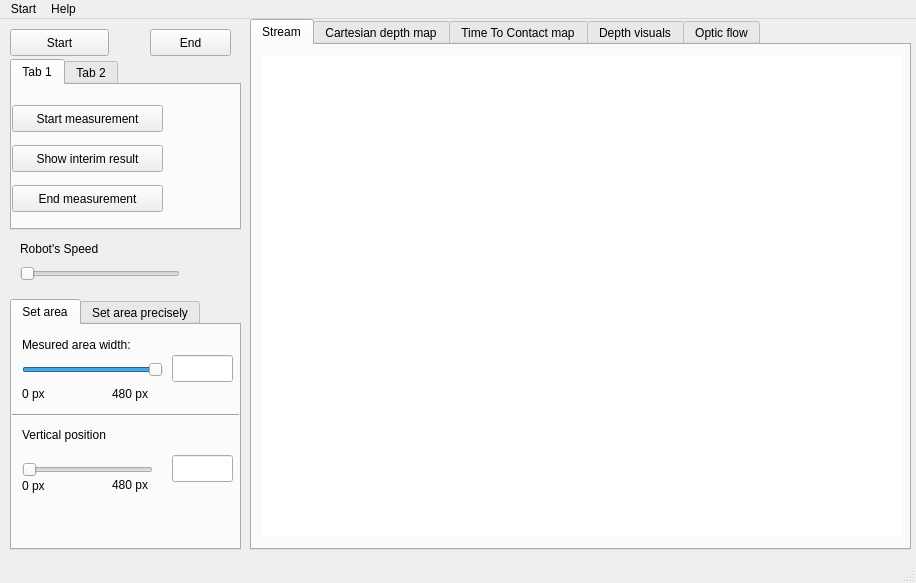
<?xml version="1.0" encoding="UTF-8"?>
<ui version="4.0">
 <class>MainWindow</class>
 <widget class="QMainWindow" name="MainWindow">
  <property name="geometry">
   <rect>
    <x>0</x>
    <y>0</y>
    <width>916</width>
    <height>583</height>
   </rect>
  </property>
  <property name="windowTitle">
   <string>MainWindow</string>
  </property>
  <widget class="QWidget" name="centralwidget">
   <widget class="QPushButton" name="pushButton">
    <property name="geometry">
     <rect>
      <x>10</x>
      <y>10</y>
      <width>99</width>
      <height>27</height>
     </rect>
    </property>
    <property name="text">
     <string>Start</string>
    </property>
   </widget>
   <widget class="QSlider" name="horizontalSlider">
    <property name="geometry">
     <rect>
      <x>20</x>
      <y>240</y>
      <width>160</width>
      <height>29</height>
     </rect>
    </property>
    <property name="maximum">
     <number>100</number>
    </property>
    <property name="singleStep">
     <number>25</number>
    </property>
    <property name="orientation">
     <enum>Qt::Horizontal</enum>
    </property>
   </widget>
   <widget class="QLabel" name="label">
    <property name="geometry">
     <rect>
      <x>20</x>
      <y>220</y>
      <width>101</width>
      <height>20</height>
     </rect>
    </property>
    <property name="text">
     <string>Robot's Speed</string>
    </property>
   </widget>
   <widget class="QTabWidget" name="tabWidget">
    <property name="geometry">
     <rect>
      <x>250</x>
      <y>0</y>
      <width>661</width>
      <height>531</height>
     </rect>
    </property>
    <property name="currentIndex">
     <number>0</number>
    </property>
    <widget class="QWidget" name="tab_4">
     <attribute name="title">
      <string>Stream</string>
     </attribute>
     <widget class="QLabel" name="label_7">
      <property name="geometry">
       <rect>
        <x>10</x>
        <y>10</y>
        <width>640</width>
        <height>480</height>
       </rect>
      </property>
      <property name="styleSheet">
       <string notr="true">background-color: rgb(255, 255, 255);</string>
      </property>
      <property name="text">
       <string/>
      </property>
     </widget>
    </widget>
    <widget class="QWidget" name="tab">
     <attribute name="title">
      <string>Cartesian depth map</string>
     </attribute>
     <widget class="QLabel" name="label_4">
      <property name="geometry">
       <rect>
        <x>10</x>
        <y>10</y>
        <width>640</width>
        <height>480</height>
       </rect>
      </property>
      <property name="styleSheet">
       <string notr="true">background-color: rgb(255, 255, 255);</string>
      </property>
      <property name="text">
       <string/>
      </property>
     </widget>
    </widget>
    <widget class="QWidget" name="tab_5">
     <attribute name="title">
      <string>Time To Contact map</string>
     </attribute>
     <widget class="QLabel" name="label_9">
      <property name="geometry">
       <rect>
        <x>10</x>
        <y>10</y>
        <width>640</width>
        <height>480</height>
       </rect>
      </property>
      <property name="styleSheet">
       <string notr="true">background-color: rgb(255, 255, 255);</string>
      </property>
      <property name="text">
       <string/>
      </property>
     </widget>
    </widget>
    <widget class="QWidget" name="tab_2">
     <attribute name="title">
      <string>Depth visuals</string>
     </attribute>
     <widget class="QLabel" name="label_5">
      <property name="geometry">
       <rect>
        <x>10</x>
        <y>10</y>
        <width>640</width>
        <height>480</height>
       </rect>
      </property>
      <property name="styleSheet">
       <string notr="true">background-color: rgb(255, 255, 255);</string>
      </property>
      <property name="text">
       <string/>
      </property>
     </widget>
    </widget>
    <widget class="QWidget" name="tab_3">
     <attribute name="title">
      <string>Optic flow</string>
     </attribute>
     <widget class="QLabel" name="label_6">
      <property name="geometry">
       <rect>
        <x>10</x>
        <y>10</y>
        <width>640</width>
        <height>480</height>
       </rect>
      </property>
      <property name="styleSheet">
       <string notr="true">background-color: rgb(255, 255, 255);</string>
      </property>
      <property name="text">
       <string/>
      </property>
     </widget>
    </widget>
   </widget>
   <widget class="QTabWidget" name="tabWidget_2">
    <property name="geometry">
     <rect>
      <x>10</x>
      <y>280</y>
      <width>231</width>
      <height>251</height>
     </rect>
    </property>
    <property name="currentIndex">
     <number>0</number>
    </property>
    <widget class="QWidget" name="tab_6">
     <attribute name="title">
      <string>Set area</string>
     </attribute>
     <widget class="QLabel" name="label_11">
      <property name="geometry">
       <rect>
        <x>10</x>
        <y>10</y>
        <width>141</width>
        <height>20</height>
       </rect>
      </property>
      <property name="text">
       <string>Mesured area width:</string>
      </property>
     </widget>
     <widget class="QSlider" name="mesuredWidthSlider">
      <property name="geometry">
       <rect>
        <x>10</x>
        <y>30</y>
        <width>141</width>
        <height>29</height>
       </rect>
      </property>
      <property name="maximum">
       <number>480</number>
      </property>
      <property name="pageStep">
       <number>40</number>
      </property>
      <property name="sliderPosition">
       <number>480</number>
      </property>
      <property name="orientation">
       <enum>Qt::Horizontal</enum>
      </property>
     </widget>
     <widget class="QLabel" name="label_13">
      <property name="geometry">
       <rect>
        <x>10</x>
        <y>60</y>
        <width>31</width>
        <height>17</height>
       </rect>
      </property>
      <property name="text">
       <string>0 px</string>
      </property>
     </widget>
     <widget class="QLabel" name="label_12">
      <property name="geometry">
       <rect>
        <x>100</x>
        <y>60</y>
        <width>51</width>
        <height>17</height>
       </rect>
      </property>
      <property name="text">
       <string>480 px</string>
      </property>
     </widget>
     <widget class="QSlider" name="horizontalSlider_2">
      <property name="geometry">
       <rect>
        <x>10</x>
        <y>130</y>
        <width>131</width>
        <height>29</height>
       </rect>
      </property>
      <property name="minimum">
       <number>0</number>
      </property>
      <property name="maximum">
       <number>480</number>
      </property>
      <property name="orientation">
       <enum>Qt::Horizontal</enum>
      </property>
     </widget>
     <widget class="QLabel" name="label_14">
      <property name="geometry">
       <rect>
        <x>10</x>
        <y>100</y>
        <width>141</width>
        <height>20</height>
       </rect>
      </property>
      <property name="text">
       <string>Vertical position</string>
      </property>
     </widget>
     <widget class="Line" name="line">
      <property name="geometry">
       <rect>
        <x>0</x>
        <y>80</y>
        <width>231</width>
        <height>21</height>
       </rect>
      </property>
      <property name="orientation">
       <enum>Qt::Horizontal</enum>
      </property>
     </widget>
     <widget class="QLineEdit" name="lineEdit_3">
      <property name="geometry">
       <rect>
        <x>160</x>
        <y>30</y>
        <width>61</width>
        <height>27</height>
       </rect>
      </property>
     </widget>
     <widget class="QLineEdit" name="lineEdit_4">
      <property name="geometry">
       <rect>
        <x>160</x>
        <y>130</y>
        <width>61</width>
        <height>27</height>
       </rect>
      </property>
     </widget>
     <widget class="QLabel" name="label_15">
      <property name="geometry">
       <rect>
        <x>100</x>
        <y>150</y>
        <width>51</width>
        <height>20</height>
       </rect>
      </property>
      <property name="text">
       <string>480 px</string>
      </property>
     </widget>
     <widget class="QLabel" name="label_16">
      <property name="geometry">
       <rect>
        <x>10</x>
        <y>150</y>
        <width>31</width>
        <height>21</height>
       </rect>
      </property>
      <property name="text">
       <string>0 px</string>
      </property>
     </widget>
    </widget>
    <widget class="QWidget" name="tab_7">
     <attribute name="title">
      <string>Set area precisely</string>
     </attribute>
     <widget class="QPushButton" name="pushButton_7">
      <property name="geometry">
       <rect>
        <x>110</x>
        <y>100</y>
        <width>111</width>
        <height>27</height>
       </rect>
      </property>
      <property name="text">
       <string>Confirm change</string>
      </property>
     </widget>
     <widget class="QLabel" name="label_2">
      <property name="geometry">
       <rect>
        <x>12</x>
        <y>40</y>
        <width>131</width>
        <height>20</height>
       </rect>
      </property>
      <property name="text">
       <string>Mesure area width:</string>
      </property>
     </widget>
     <widget class="QLabel" name="label_3">
      <property name="geometry">
       <rect>
        <x>10</x>
        <y>70</y>
        <width>141</width>
        <height>21</height>
       </rect>
      </property>
      <property name="text">
       <string>Mesure area height:</string>
      </property>
     </widget>
     <widget class="QLineEdit" name="lineEdit_2">
      <property name="geometry">
       <rect>
        <x>152</x>
        <y>70</y>
        <width>71</width>
        <height>21</height>
       </rect>
      </property>
     </widget>
     <widget class="QLineEdit" name="lineEdit">
      <property name="geometry">
       <rect>
        <x>152</x>
        <y>40</y>
        <width>71</width>
        <height>21</height>
       </rect>
      </property>
     </widget>
    </widget>
   </widget>
   <widget class="QTabWidget" name="tabWidget_3">
    <property name="geometry">
     <rect>
      <x>10</x>
      <y>40</y>
      <width>231</width>
      <height>171</height>
     </rect>
    </property>
    <property name="currentIndex">
     <number>0</number>
    </property>
    <widget class="QWidget" name="tab_8">
     <attribute name="title">
      <string>Tab 1</string>
     </attribute>
     <widget class="QPushButton" name="pushButton_5">
      <property name="geometry">
       <rect>
        <x>0</x>
        <y>20</y>
        <width>151</width>
        <height>27</height>
       </rect>
      </property>
      <property name="text">
       <string>Start measurement</string>
      </property>
     </widget>
     <widget class="QPushButton" name="pushButton_6">
      <property name="geometry">
       <rect>
        <x>0</x>
        <y>60</y>
        <width>151</width>
        <height>27</height>
       </rect>
      </property>
      <property name="text">
       <string>Show interim result</string>
      </property>
     </widget>
     <widget class="QPushButton" name="pushButton_4">
      <property name="geometry">
       <rect>
        <x>0</x>
        <y>100</y>
        <width>151</width>
        <height>27</height>
       </rect>
      </property>
      <property name="text">
       <string>End measurement</string>
      </property>
     </widget>
    </widget>
    <widget class="QWidget" name="tab_9">
     <attribute name="title">
      <string>Tab 2</string>
     </attribute>
     <widget class="QPushButton" name="pushButton_3">
      <property name="geometry">
       <rect>
        <x>0</x>
        <y>100</y>
        <width>171</width>
        <height>27</height>
       </rect>
      </property>
      <property name="text">
       <string>Show depth in realtime</string>
      </property>
     </widget>
     <widget class="QPushButton" name="pushButton_2">
      <property name="geometry">
       <rect>
        <x>0</x>
        <y>70</y>
        <width>171</width>
        <height>27</height>
       </rect>
      </property>
      <property name="text">
       <string>Mesure depth one time</string>
      </property>
     </widget>
     <widget class="QLabel" name="label_10">
      <property name="geometry">
       <rect>
        <x>170</x>
        <y>100</y>
        <width>41</width>
        <height>21</height>
       </rect>
      </property>
      <property name="text">
       <string>(test)</string>
      </property>
     </widget>
     <widget class="QLabel" name="label_8">
      <property name="geometry">
       <rect>
        <x>170</x>
        <y>80</y>
        <width>41</width>
        <height>17</height>
       </rect>
      </property>
      <property name="text">
       <string>(test)</string>
      </property>
     </widget>
    </widget>
   </widget>
   <widget class="QPushButton" name="pushButton_8">
    <property name="geometry">
     <rect>
      <x>150</x>
      <y>10</y>
      <width>81</width>
      <height>27</height>
     </rect>
    </property>
    <property name="text">
     <string>End</string>
    </property>
   </widget>
   <zorder>tabWidget_3</zorder>
   <zorder>pushButton</zorder>
   <zorder>horizontalSlider</zorder>
   <zorder>label</zorder>
   <zorder>tabWidget</zorder>
   <zorder>tabWidget_2</zorder>
   <zorder>pushButton_8</zorder>
  </widget>
  <widget class="QMenuBar" name="menubar">
   <property name="geometry">
    <rect>
     <x>0</x>
     <y>0</y>
     <width>916</width>
     <height>21</height>
    </rect>
   </property>
   <widget class="QMenu" name="menuRelative_Depth">
    <property name="title">
     <string>Start</string>
    </property>
   </widget>
   <widget class="QMenu" name="menuHelp">
    <property name="title">
     <string>Help</string>
    </property>
   </widget>
   <addaction name="menuRelative_Depth"/>
   <addaction name="menuHelp"/>
  </widget>
  <widget class="QStatusBar" name="statusBar"/>
 </widget>
 <resources/>
 <connections/>
</ui>
